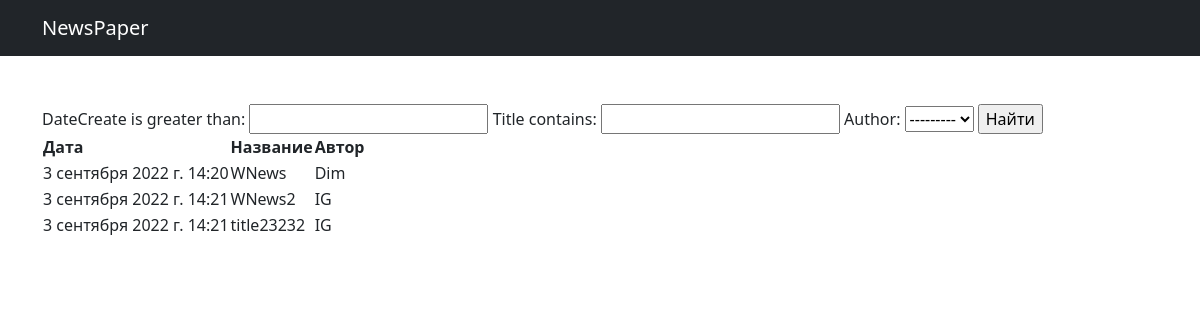
The page /news/search/ on the database as committed earlier.
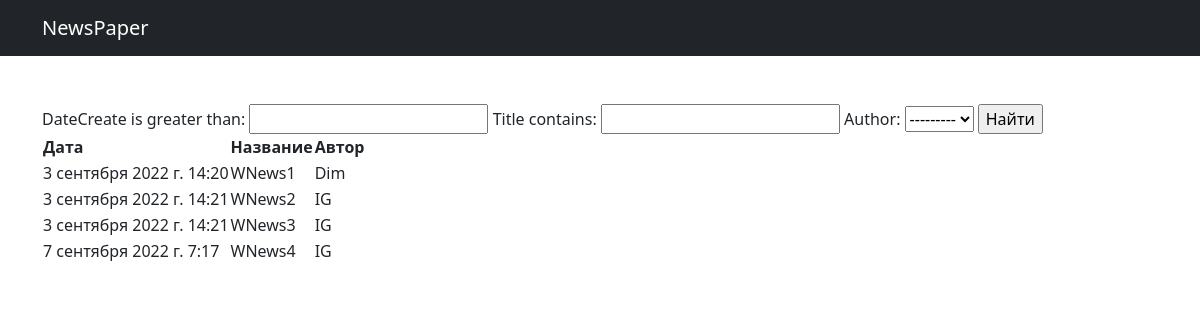
The same page on the database as committed later.
### news/models.py (models this page shows, shortened)
class Post(models.Model):
    author = models.ForeignKey(Author, on_delete=models.CASCADE)
    NEWS = 'NW'
    ARTICLE = 'AR'
    CATEGORY_CHOICES = (
        (NEWS, 'Новость'),
        (ARTICLE, 'Статья'),
    )
    category = models.CharField(max_length=2, choices=CATEGORY_CHOICES, default=ARTICLE)
    dateCreate = models.DateTimeField(auto_now_add=True)
    postCategory = models.ManyToManyField(Category, through='PostCategory')
    title = models.CharField(max_length=128)
    text = models.TextField()
    rating = models.SmallIntegerField(default=0)

class Author(models.Model):
    authorUser = models.OneToOneField(User, on_delete=models.CASCADE)
    ratingAuthor = models.SmallIntegerField(default=0)
    def __str__(self):
        return f'{self.authorUser.username}'

### news/views.py (the view)
# urls.py: path('search/', SearchView.as_view()),
class SearchView(ListView):
    model = Post
    template_name = 'post_search.html'
    context_object_name = 'post_search'
    def get_context_data(self, **kwargs):
        context = super().get_context_data(**kwargs)
        context['filter'] = PostFilters(self.request.GET, queryset=self.get_queryset())
        return context

### templates/post_search.html (shortened to what this page needs)
{% extends 'post_list.html' %}
{% block content %}
<form method="GET">
    {{ filter.form }}
    <input type="submit" value="Найти">
</form>
<table>
    <thead>
        <th>
            Дата
        </th>
        <th>
            Название
        </th>
        <th>
            Автор
        </th>
    </thead>
    {% for post in filter.qs %}
    <tr>
        <td>
            {{ post.dateCreate }}
        </td>
        <td>
            {{ post.title }}
        </td>
        <td>
            {{ post.author }}
        </td>
    </tr>
    {% endfor %}
</table>
{% endblock content %}

### templates/post_list.html (shortened to what this page needs)
{% extends 'flatpages/default.html' %}
{% load custom_filters %}

### templates/flatpages/default.html (shortened to what this page needs)
{% load static %}
<!DOCTYPE html>
<html lang="en">
 <head>
        <link href="{% static 'css/styles.css' %}" rel="stylesheet" />
    </head>
<body>
{% load cache %}
{% cache 30 header %}
    <nav class="navbar navbar-expand-lg navbar-dark bg-dark">
                <div class="container">
                    <a class="navbar-brand" href="/news">NewsPaper</a>
                </div>
    </nav>
{% endcache %}
    <div class="container">
        <div class="mt-5">
            {% block content %}
            {% endblock content %}
        </div>
    </div>
</body>
</html>

Rows that differ between the two databases and show on the page:
changed Post "Dim": title "WNews" → "WNews1"
changed Post: title "title23232" → "WNews3"
added Post: dateCreate "7 сентября 2022 г. 7:17", title "WNews4", author "IG"
